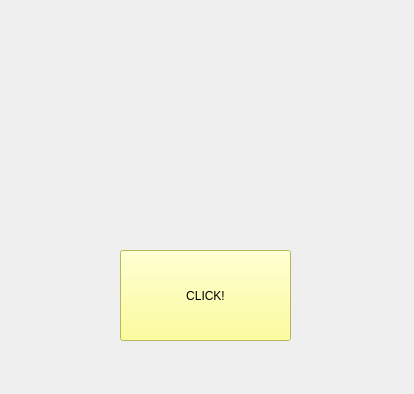
<?xml version="1.0" encoding="UTF-8"?>
<ui version="4.0">
 <class>Form</class>
 <widget class="QWidget" name="Form">
  <property name="geometry">
   <rect>
    <x>0</x>
    <y>0</y>
    <width>414</width>
    <height>394</height>
   </rect>
  </property>
  <property name="windowTitle">
   <string>Form</string>
  </property>
  <widget class="QPushButton" name="pushButton">
   <property name="geometry">
    <rect>
     <x>120</x>
     <y>250</y>
     <width>171</width>
     <height>91</height>
    </rect>
   </property>
   <property name="styleSheet">
    <string notr="true">background-color: rgb(255, 255, 127);
font: 81 19pt &quot;Rockwell Extra Bold&quot;;</string>
   </property>
   <property name="text">
    <string>CLICK!</string>
   </property>
  </widget>
 </widget>
 <resources/>
 <connections/>
</ui>
